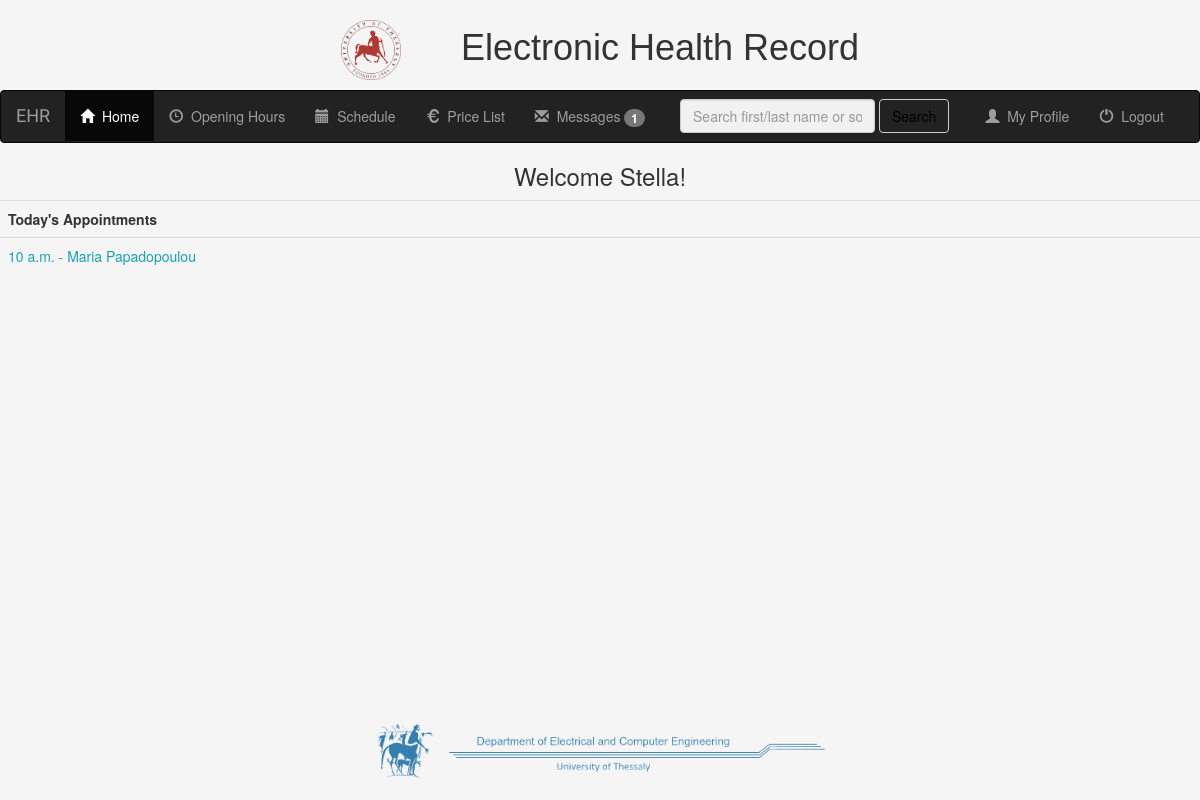
The page /mr/homepage/ (signed in) on the database its author committed.
### mr/models.py (models this page shows, shortened)
class Event(models.Model):
    doctor = models.ForeignKey(UserProfile, on_delete=models.CASCADE, null=True)
    patient = models.ForeignKey(PatientProfile, on_delete=models.CASCADE, null=True)
    description = models.TextField()
    start_time = models.DateTimeField()
    confirmed = models.BooleanField(default=False)
    cost = models.DecimalField(max_digits=8, decimal_places=2)

class PatientProfile(models.Model):
    user = models.OneToOneField(User, on_delete=models.CASCADE)
    birthday = models.DateField(null=True)
    social_security_number = models.CharField(max_length=11, unique=True)
    gender = (
        ('Male', 'Male'),
        ('Female', 'Female')
    )
    sex = models.CharField(max_length=6, choices=gender, default='Male')
    insurance = models.CharField(max_length=100, blank=True)
    blood_type = (
        ('Ο-', 'Ο-'),
        ('Ο+', 'Ο+'),
        ('Α-', 'Α-'),
        ('Α+', 'Α+'),
        ('Β-', 'Β-'),
        ('Β+', 'Β+'),
        ('ΑΒ-', 'ΑΒ-'),
        ('ΑΒ+', 'ΑΒ+'),
    )
    blood = models.CharField(max_length=3, choices=blood_type, default='')
    city = models.CharField(max_length=50, blank=True)
    address = models.CharField(max_length=50, blank=True)
    phone = models.CharField(max_length=12, blank=True)
    important_notes = models.TextField(default='')

### mr/views.py (the view)
# urls.py: path('homepage/', views.index, name='index'),
@login_required
def index(request):
    today = datetime.today()
    todays_events = Event.objects.filter(doctor=request.user.userprofile, start_time__year=today.year, start_time__month=today.month, start_time__day=today.day)
    received_messages = Message.objects.filter(receiver=request.user, was_read=False)
    return render(request, 'mr/index.html', {
        "home": "active",
        "todays_events": todays_events,
        "received_messages": received_messages
        })

### mr/templates/mr/index.html
{% extends 'mr/base.html' %}
{% block body_block %}
    <h3 class="text-center">Welcome {{ user.first_name }}!</h3>
    <table class="table">
        {% if todays_events %}
            <tr>
                <th>Today's Appointments</th>
            </tr>
        {% endif %}
        {% for event in todays_events %}
            <tr>
                <td><a style="cursor: pointer" href="{% url 'mr:edit_event' event.id %}">{{ event.start_time.time}} - {{ event.patient.user.get_full_name }}</a></td>
            </tr>
        {% empty %}
            <p>You have no appointments scheduled for today.</p>
        {% endfor %}
    </table>
{% endblock %}

### mr/static/mr/css/style.css (style rules this page uses)
body { background-color: whitesmoke; height: 90%; margin-bottom: 10%; }
a { color: #17a2b8; }

### rows shown on the page
Event: start_time.time "10 a.m.", patient.user.get_full_name "Maria Papadopoulou"

### other values the page prints
{{ received_messages.count }} "1"
{{ user.first_name }} "Stella"
